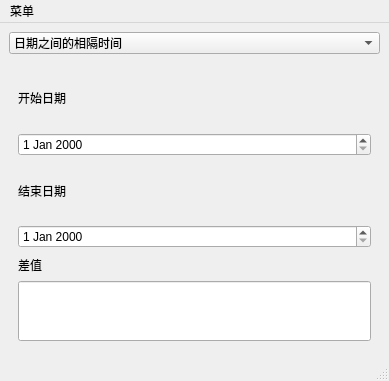
<?xml version="1.0" encoding="UTF-8"?>
<ui version="4.0">
 <class>Date</class>
 <widget class="QMainWindow" name="Date">
  <property name="geometry">
   <rect>
    <x>0</x>
    <y>0</y>
    <width>389</width>
    <height>381</height>
   </rect>
  </property>
  <property name="windowTitle">
   <string>MainWindow</string>
  </property>
  <widget class="QWidget" name="centralwidget">
   <layout class="QGridLayout" name="gridLayout_4">
    <item row="0" column="0">
     <layout class="QVBoxLayout" name="verticalLayout_5">
      <item>
       <widget class="QComboBox" name="ComboxChoice">
        <item>
         <property name="text">
          <string>日期之间的相隔时间</string>
         </property>
        </item>
        <item>
         <property name="text">
          <string>添加或减去天数</string>
         </property>
        </item>
       </widget>
      </item>
      <item>
       <widget class="QStackedWidget" name="stackedWidget">
        <property name="currentIndex">
         <number>0</number>
        </property>
        <widget class="QWidget" name="page">
         <layout class="QGridLayout" name="gridLayout">
          <item row="0" column="0">
           <layout class="QVBoxLayout" name="verticalLayout_4">
            <item>
             <layout class="QVBoxLayout" name="verticalLayout">
              <item>
               <widget class="QLabel" name="label">
                <property name="text">
                 <string>开始日期</string>
                </property>
               </widget>
              </item>
              <item>
               <widget class="QDateEdit" name="StartDate"/>
              </item>
             </layout>
            </item>
            <item>
             <layout class="QVBoxLayout" name="verticalLayout_2">
              <item>
               <widget class="QLabel" name="label_2">
                <property name="text">
                 <string>结束日期</string>
                </property>
               </widget>
              </item>
              <item>
               <widget class="QDateEdit" name="EndDate"/>
              </item>
             </layout>
            </item>
            <item>
             <layout class="QVBoxLayout" name="verticalLayout_3">
              <item>
               <widget class="QLabel" name="label_3">
                <property name="text">
                 <string>差值</string>
                </property>
               </widget>
              </item>
              <item>
               <widget class="QLineEdit" name="DisplayDate1">
                <property name="minimumSize">
                 <size>
                  <width>0</width>
                  <height>60</height>
                 </size>
                </property>
               </widget>
              </item>
             </layout>
            </item>
           </layout>
          </item>
         </layout>
        </widget>
        <widget class="QWidget" name="page_2">
         <layout class="QGridLayout" name="gridLayout_3">
          <item row="0" column="0">
           <layout class="QGridLayout" name="gridLayout_2">
            <item row="0" column="0">
             <layout class="QVBoxLayout" name="verticalLayout_9">
              <item>
               <widget class="QLabel" name="label_4">
                <property name="text">
                 <string>开始日期</string>
                </property>
               </widget>
              </item>
              <item>
               <widget class="QDateEdit" name="StartedDate"/>
              </item>
             </layout>
            </item>
            <item row="1" column="0">
             <layout class="QHBoxLayout" name="horizontalLayout_2">
              <item>
               <widget class="QRadioButton" name="radioAdd">
                <property name="text">
                 <string>添加</string>
                </property>
               </widget>
              </item>
              <item>
               <widget class="QRadioButton" name="radioMinus">
                <property name="text">
                 <string>减去</string>
                </property>
               </widget>
              </item>
             </layout>
            </item>
            <item row="2" column="0">
             <layout class="QHBoxLayout" name="horizontalLayout">
              <item>
               <layout class="QVBoxLayout" name="verticalLayout_6">
                <item>
                 <widget class="QLabel" name="label_5">
                  <property name="text">
                   <string>年</string>
                  </property>
                 </widget>
                </item>
                <item>
                 <widget class="QSpinBox" name="spinYear"/>
                </item>
               </layout>
              </item>
              <item>
               <layout class="QVBoxLayout" name="verticalLayout_7">
                <item>
                 <widget class="QLabel" name="label_6">
                  <property name="text">
                   <string>月</string>
                  </property>
                 </widget>
                </item>
                <item>
                 <widget class="QSpinBox" name="spinMonth"/>
                </item>
               </layout>
              </item>
              <item>
               <layout class="QVBoxLayout" name="verticalLayout_8">
                <item>
                 <widget class="QLabel" name="label_7">
                  <property name="text">
                   <string>日</string>
                  </property>
                 </widget>
                </item>
                <item>
                 <widget class="QSpinBox" name="spinDay"/>
                </item>
               </layout>
              </item>
             </layout>
            </item>
            <item row="3" column="0">
             <layout class="QVBoxLayout" name="verticalLayout_10">
              <item>
               <widget class="QLabel" name="label_8">
                <property name="text">
                 <string>日期</string>
                </property>
               </widget>
              </item>
              <item>
               <widget class="QLineEdit" name="DisplayDate2">
                <property name="minimumSize">
                 <size>
                  <width>0</width>
                  <height>60</height>
                 </size>
                </property>
               </widget>
              </item>
             </layout>
            </item>
           </layout>
          </item>
         </layout>
        </widget>
       </widget>
      </item>
     </layout>
    </item>
   </layout>
  </widget>
  <widget class="QMenuBar" name="menubar">
   <property name="geometry">
    <rect>
     <x>0</x>
     <y>0</y>
     <width>389</width>
     <height>25</height>
    </rect>
   </property>
   <widget class="QMenu" name="menu">
    <property name="title">
     <string>菜单</string>
    </property>
    <property name="icon">
     <iconset resource="rsc.qrc">
      <normaloff>:/img/Menu.svg</normaloff>:/img/Menu.svg</iconset>
    </property>
    <addaction name="Standard"/>
    <addaction name="Science"/>
    <addaction name="Programmer"/>
    <addaction name="DateCal"/>
    <addaction name="separator"/>
    <addaction name="Currency"/>
    <addaction name="Capacity"/>
   </widget>
   <addaction name="menu"/>
  </widget>
  <widget class="QStatusBar" name="statusbar"/>
  <action name="Standard">
   <property name="icon">
    <iconset resource="rsc.qrc">
     <normaloff>:/img/Standard.svg</normaloff>:/img/Standard.svg</iconset>
   </property>
   <property name="text">
    <string>标准</string>
   </property>
   <property name="toolTip">
    <string>标准</string>
   </property>
   <property name="menuRole">
    <enum>QAction::MenuRole::NoRole</enum>
   </property>
  </action>
  <action name="Science">
   <property name="icon">
    <iconset resource="rsc.qrc">
     <normaloff>:/img/Science.svg</normaloff>:/img/Science.svg</iconset>
   </property>
   <property name="text">
    <string>科学</string>
   </property>
   <property name="toolTip">
    <string>科学</string>
   </property>
   <property name="menuRole">
    <enum>QAction::MenuRole::NoRole</enum>
   </property>
  </action>
  <action name="Programmer">
   <property name="icon">
    <iconset resource="rsc.qrc">
     <normaloff>:/img/Programmer.svg</normaloff>:/img/Programmer.svg</iconset>
   </property>
   <property name="text">
    <string>程序员</string>
   </property>
   <property name="toolTip">
    <string>程序员</string>
   </property>
   <property name="menuRole">
    <enum>QAction::MenuRole::NoRole</enum>
   </property>
  </action>
  <action name="DateCal">
   <property name="icon">
    <iconset resource="rsc.qrc">
     <normaloff>:/img/Date.svg</normaloff>:/img/Date.svg</iconset>
   </property>
   <property name="text">
    <string>日期计算</string>
   </property>
   <property name="toolTip">
    <string>日期计算</string>
   </property>
   <property name="menuRole">
    <enum>QAction::MenuRole::NoRole</enum>
   </property>
  </action>
  <action name="Currency">
   <property name="icon">
    <iconset resource="rsc.qrc">
     <normaloff>:/img/Currency.svg</normaloff>:/img/Currency.svg</iconset>
   </property>
   <property name="text">
    <string>货币</string>
   </property>
   <property name="toolTip">
    <string>货币</string>
   </property>
   <property name="menuRole">
    <enum>QAction::MenuRole::NoRole</enum>
   </property>
  </action>
  <action name="Capacity">
   <property name="icon">
    <iconset resource="rsc.qrc">
     <normaloff>:/img/Capacity.svg</normaloff>:/img/Capacity.svg</iconset>
   </property>
   <property name="text">
    <string>容量</string>
   </property>
   <property name="toolTip">
    <string>容量</string>
   </property>
   <property name="menuRole">
    <enum>QAction::MenuRole::NoRole</enum>
   </property>
  </action>
 </widget>
 <resources>
  <include location="rsc.qrc"/>
 </resources>
 <connections/>
</ui>
